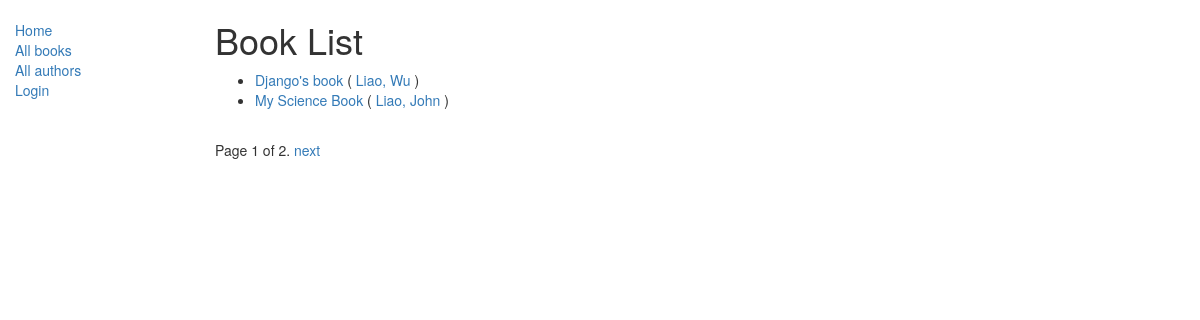
Page /catalog/books/ on the earlier database version.
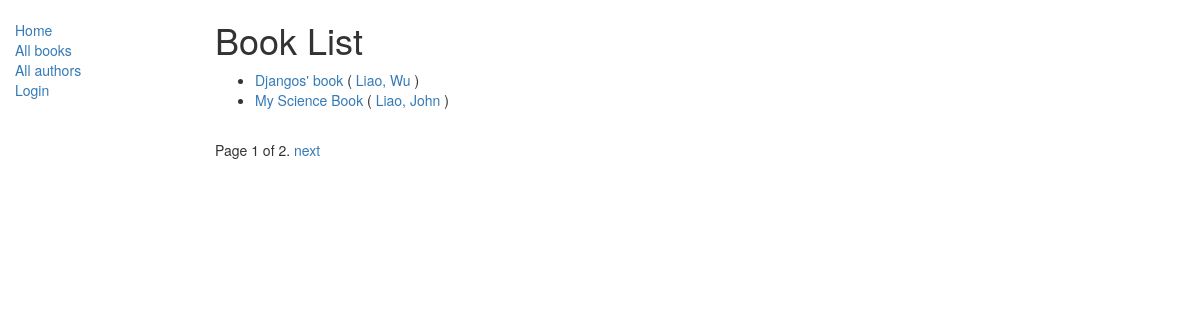
Same page on the later database version.
### catalog/models.py (models this page shows, shortened)
class Book(models.Model):
       title = models.CharField(max_length=200)
       author = models.ForeignKey('Author', on_delete=models.SET_NULL, null=True)
       summary = models.TextField(max_length=1000, help_text="Enter a brief description of the book")
       isbn = models.CharField('ISBN',max_length=13, help_text='13 Character <a href="https://www.isbn-international.org/content/what-isbn">ISBN number</a>')
       genre = models.ManyToManyField(Genre, help_text="Select a genre for this book")
       def get_absolute_url(self):
           return reverse('book-detail', args=[str(self.id)])
       def display_genre(self):
           """
           Creates a string for the Genre. This is required to display genre in Admin.
           """
           return ', '.join([ genre.name for genre in self.genre.all()[:3] ])
       display_genre.short_description = 'Genre'

class Author(models.Model):
      first_name = models.CharField(max_length=100)
      last_name = models.CharField(max_length=100)
      date_of_birth = models.DateField(null=True, blank=True)
      date_of_death = models.DateField('death', null=True, blank=True)
      def __str__(self):
       return '%s, %s' % (self.last_name, self.first_name)
      class Meta:
          ordering=['last_name']

### catalog/views.py (the view)
# urls.py: path('books/', views.BookListView.as_view(), name='books'),
class BookListView(generic.ListView):
    model = Book
    paginate_by=2
    queryset = Book.objects.filter(title__icontains='book')[:5] # Get 5 books containing the title war
    template_name = 'books/my_arbitrary_template_name_list.html'  # Specify your own template name/locationclass
    def get_queryset(self):
        return Book.objects.filter(title__icontains='book')[:5] # Get 5 books containing the title war
    def get_context_data(self, **kwargs):
            context = super(BookListView, self).get_context_data(**kwargs)
            context['some_data'] = 'This is just some data'
            return context

### catalog/templates/catalog/book_list.html
{% extends "base_generic.html" %}
{% block content %}
    <h1>Book List</h1>
    {% if book_list %}
    <ul>
      {% for book in book_list %}
      <li>
      <a href="{{ book.get_absolute_url }}">{{ book.title }}</a> (<a href="{% url 'author-detail'  book.author.pk %} "> {{book.author}} </a>)
      </li>
      {% endfor %}
    </ul>
    {% else %}
      <p>There are no books in the library.</p>
    {% endif %}
{% endblock %}

Differences in the rows shown:
changed Book "Liao, Wu": title "Django's book" → "Djangos' book"
